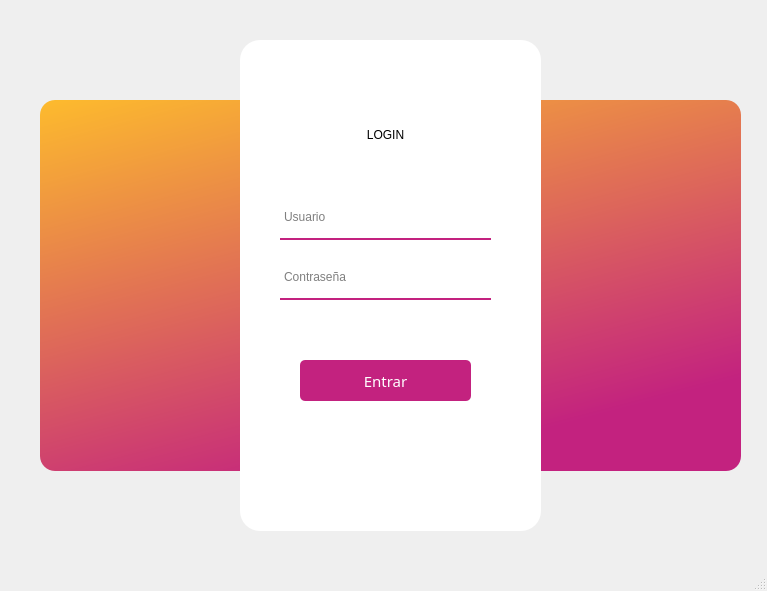
<?xml version="1.0" encoding="UTF-8"?>
<ui version="4.0">
 <class>MainWindow</class>
 <widget class="QMainWindow" name="MainWindow">
  <property name="enabled">
   <bool>true</bool>
  </property>
  <property name="geometry">
   <rect>
    <x>0</x>
    <y>0</y>
    <width>767</width>
    <height>591</height>
   </rect>
  </property>
  <property name="minimumSize">
   <size>
    <width>767</width>
    <height>591</height>
   </size>
  </property>
  <property name="maximumSize">
   <size>
    <width>767</width>
    <height>591</height>
   </size>
  </property>
  <property name="windowTitle">
   <string>MainWindow</string>
  </property>
  <property name="windowOpacity">
   <double>0.000000000000000</double>
  </property>
  <property name="autoFillBackground">
   <bool>false</bool>
  </property>
  <property name="tabShape">
   <enum>QTabWidget::Rounded</enum>
  </property>
  <property name="dockNestingEnabled">
   <bool>false</bool>
  </property>
  <property name="unifiedTitleAndToolBarOnMac">
   <bool>true</bool>
  </property>
  <widget class="QWidget" name="centralwidget">
   <widget class="QLabel" name="label">
    <property name="geometry">
     <rect>
      <x>40</x>
      <y>100</y>
      <width>701</width>
      <height>371</height>
     </rect>
    </property>
    <property name="styleSheet">
     <string notr="true">
background-color: qlineargradient(spread:pad, x1:1, y1:2, x2:0, y2:0, stop:0 rgba(195,34,127), stop:0.502488 rgba(195,34,127,1), stop:1 rgba(253,187,45,1));


border-radius: 15px;

</string>
    </property>
    <property name="text">
     <string/>
    </property>
   </widget>
   <widget class="QLabel" name="label_2">
    <property name="geometry">
     <rect>
      <x>240</x>
      <y>40</y>
      <width>301</width>
      <height>491</height>
     </rect>
    </property>
    <property name="styleSheet">
     <string notr="true">background-color: rgb(255, 255, 255);
border-radius: 20px;
box-shadow: 10px 5px 5px black;
</string>
    </property>
    <property name="text">
     <string/>
    </property>
   </widget>
   <widget class="QLabel" name="label_4">
    <property name="geometry">
     <rect>
      <x>330</x>
      <y>110</y>
      <width>111</width>
      <height>51</height>
     </rect>
    </property>
    <property name="styleSheet">
     <string notr="true">font: 18pt &quot;Futura Maxi CG Bold&quot;;
color: black;</string>
    </property>
    <property name="text">
     <string>&lt;html&gt;&lt;head/&gt;&lt;body&gt;&lt;p align=&quot;center&quot;&gt;LOGIN&lt;/p&gt;&lt;/body&gt;&lt;/html&gt;</string>
    </property>
   </widget>
   <widget class="QPushButton" name="entrar_pushbutton">
    <property name="geometry">
     <rect>
      <x>300</x>
      <y>360</y>
      <width>171</width>
      <height>41</height>
     </rect>
    </property>
    <property name="font">
     <font>
      <family>Futura Maxi CG Bold</family>
      <pointsize>11</pointsize>
      <weight>50</weight>
      <bold>false</bold>
     </font>
    </property>
    <property name="cursor">
     <cursorShape>PointingHandCursor</cursorShape>
    </property>
    <property name="styleSheet">
     <string notr="true">QPushButton#entrar_pushbutton{
	background-color:#c3227f;
	color: white;
	border-radius: 5px;
}

QPushButton#entrar_pushbutton:pressed{
	padding-left: 5px;
	padding-top:5px;
	background-color: rgba(255, 131, 145, 255);
 	background-position: calc(100% - 10px)center;
}

QPushButton#entrar_pushbutton:hover{
	background-color: #fdbb2d;
}</string>
    </property>
    <property name="text">
     <string>Entrar</string>
    </property>
   </widget>
   <widget class="QLineEdit" name="user_lineedit">
    <property name="geometry">
     <rect>
      <x>280</x>
      <y>200</y>
      <width>211</width>
      <height>40</height>
     </rect>
    </property>
    <property name="font">
     <font>
      <family>MS Shell Dlg 2</family>
      <pointsize>9</pointsize>
      <weight>50</weight>
      <italic>false</italic>
      <bold>false</bold>
     </font>
    </property>
    <property name="styleSheet">
     <string notr="true">background-color: rgba(0,0,0,0);
border: 2px solid rgba(0,0,0,0);
border-bottom-color: #c3227f;
color: rgb(0,0,0);
padding-bottom: 7px;</string>
    </property>
    <property name="text">
     <string/>
    </property>
    <property name="placeholderText">
     <string>Usuario</string>
    </property>
   </widget>
   <widget class="QLineEdit" name="pass_lineedit">
    <property name="geometry">
     <rect>
      <x>280</x>
      <y>260</y>
      <width>211</width>
      <height>40</height>
     </rect>
    </property>
    <property name="font">
     <font>
      <pointsize>9</pointsize>
     </font>
    </property>
    <property name="styleSheet">
     <string notr="true">background-color: rgba(0,0,0,0);
border: 2px solid rgba(0,0,0,0);
border-bottom-color: #c3227f;
color: rgb(0,0,0);
padding-bottom: 7px;</string>
    </property>
    <property name="text">
     <string/>
    </property>
    <property name="echoMode">
     <enum>QLineEdit::Password</enum>
    </property>
    <property name="placeholderText">
     <string>Contraseña</string>
    </property>
   </widget>
   <widget class="QLabel" name="aviso_lineedit">
    <property name="geometry">
     <rect>
      <x>280</x>
      <y>310</y>
      <width>211</width>
      <height>16</height>
     </rect>
    </property>
    <property name="font">
     <font>
      <pointsize>8</pointsize>
     </font>
    </property>
    <property name="styleSheet">
     <string notr="true">color: red;</string>
    </property>
    <property name="text">
     <string>&lt;html&gt;&lt;head/&gt;&lt;body&gt;&lt;p align=&quot;center&quot;&gt;&lt;br/&gt;&lt;/p&gt;&lt;/body&gt;&lt;/html&gt;</string>
    </property>
   </widget>
  </widget>
  <widget class="QMenuBar" name="menubar">
   <property name="geometry">
    <rect>
     <x>0</x>
     <y>0</y>
     <width>767</width>
     <height>21</height>
    </rect>
   </property>
  </widget>
  <widget class="QStatusBar" name="statusbar"/>
 </widget>
 <resources/>
 <connections/>
</ui>
